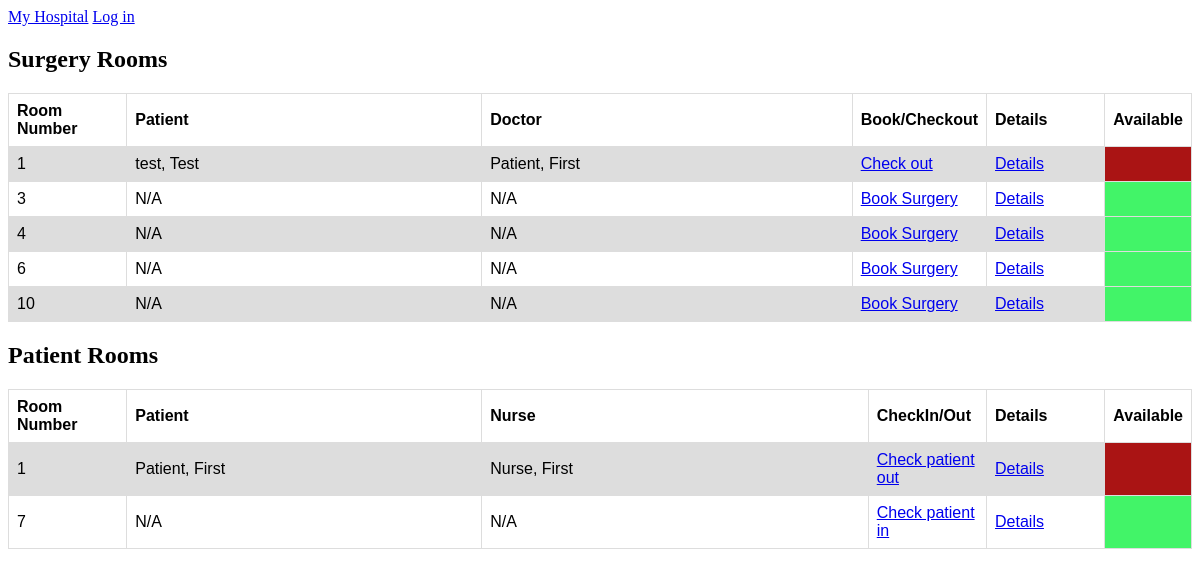
/rooms/, run on the app's committed database.
### hospital/models.py (models this page shows)
class Room(models.Model):
    room_number = models.BigIntegerField(unique=True)
    is_occupied = models.BooleanField(default='0')
    class Meta:
        abstract = True

class SurgeryRoom(Room):
    equipment = models.ManyToManyField(Equipment, blank=True, null=True)
    surgery = models.ForeignKey(Surgery, on_delete=models.CASCADE, related_name='surgery', null=True)

class PatientRoom(Room):
    price = models.DecimalField(default=0.0, decimal_places=2, max_digits=100)
    patient = models.ForeignKey(Patient, on_delete=models.CASCADE, related_name='patient', null=True)
    nurse = models.ForeignKey(Nurses, on_delete=models.CASCADE, related_name='nurse', null=True)

### Surgery_Details/models.py (models this page shows)
class Surgery(models.Model):
    surgery_description = models.TextField()
    start_time = models.DateTimeField(blank=True, null=True)
    duration = models.PositiveIntegerField()
    surgery_price = models.FloatField()
    doctor_incharge = models.ForeignKey(Doctors, null=True, related_name = 'surgery', on_delete=models.CASCADE)
    nurse_incharge = models.ForeignKey(Nurses, null=True, related_name = 'surgery', on_delete=models.CASCADE)
    patient = models.ForeignKey(Patient, null=True, related_name = 'surgery', on_delete=models.CASCADE)

### Person/models.py (models this page shows, shortened)
class Employee(Persons):
    shift = models.CharField(max_length=200, default='', blank=True)
    jobDesc = models.CharField(max_length=200, default='', blank=True)
    salary = models.DecimalField(max_digits=7, decimal_places=0, default=Decimal('0.00'))
    class Meta:
        abstract=True

class Doctors(Employee):
    specialty = models.CharField(max_length=200, default='', blank=True)

class Persons(models.Model):
    firstName = models.CharField(max_length=200)
    lastName = models.CharField(max_length=200)
    address = models.CharField(max_length=200)
    phoneNumber = models.CharField(max_length=200)
    social = models.CharField(max_length=200)
    class Meta:
        abstract = True

class Patient(Persons):
    symptoms = models.CharField(max_length=200, default='', blank=True)
    allergies = models.CharField(max_length=200, default='', blank=True)
    currentMeds = models.CharField(max_length=200, default='', blank=True)
    docName = models.ForeignKey(Doctors, on_delete=models.CASCADE, default='1')

class Nurses(Employee):
    specialty = models.CharField(max_length=200, default='', blank=True)

### hospital/views.py (the view)
# urls.py: url(r'^rooms/$', views.rooms_list, name='rooms'),
def rooms_list(request):
    hospital = get_object_or_404(Hospital, id=1)
    patient_rooms = hospital.patient_rooms.all()
    surgery_rooms = hospital.surgery_rooms.all()
    return render(request, 'hospital/list_all_rooms.html',
                  {'surgery_rooms': surgery_rooms, 'patient_rooms': patient_rooms})

### hospital/templates/hospital/list_all_rooms.html
{% extends "hospital/base.html" %}
{% block header %}
    <a href="/" class="logo">My Hospital</a>
    {% if user.is_authenticated %}
        <p>Hello, {{user.username}}</p>
        <a href="{% url 'accounts:logout' %}">Log out</a>
    {% else %}
        <a href="{% url 'accounts:login' %}">Log in</a>
    {% endif %}
{% endblock %}
{% block content %}
    <h2 class="title_rooms">Surgery Rooms</h2>
        <table>
            <tr>
                <th class="room_number_table_header">Room Number</th>
                <th class="patient_name_table_header">Patient</th>
                <th>Doctor</th>
                <th class="check_inout_table_header">Book/Checkout</th>
                <th class="room_details_table_header">Details</th>
                <th>Available</th>
            </tr>
        {% for sr in surgery_rooms %}
            <tr class="table_surgery_room">
                <td>{{sr.room_number}}</td>
                {% if not sr.is_occupied %}
                    <td>N/A</td>
                    <td>N/A</td>
                    <td><a href="{% url 'hospital:book_surgery' sr.id %}">Book Surgery</a></td>
                    <td><a href="{% url 'hospital:rooms_surgery_details' sr.id %}">Details</a></td>
                    <td class="table_row_available"></td>
                {% else %}
                    <td>{{sr.surgery.doctor_incharge.lastName}}, {{sr.surgery.doctor_incharge.firstName}}</td>
                    <td>{{sr.surgery.patient.lastName}}, {{sr.surgery.patient.firstName}}</td>
                    <td><a href="{% url 'hospital:check_out_surgery' sr.id %}">Check out</a></td>
                    <td><a href="{% url 'hospital:rooms_surgery_details' sr.id %}">Details</a></td>
                    <td class="table_row_not_available"></td>
                {% endif %}
            </tr>
        {% endfor %}
        </table>
    <h2 class="title_rooms">Patient Rooms</h2>
        <table>
            <tr>
                <th class="room_number_table_header">Room Number</th>
                <th class="patient_name_table_header">Patient</th>
                <th>Nurse</th>
                <th class="check_inout_table_header">CheckIn/Out</th>
                <th class="room_details_table_header">Details</th>
                <th>Available</th>
            </tr>
        {% for room in patient_rooms %}
            <tr class="table_surgery_room">
                <td>{{room.room_number}}</td>
                {% if not room.is_occupied %}
                    <td>N/A</td>
                    <td>N/A</td>
                    <td><a href="{% url 'hospital:patient_check_in' room.id %}">Check patient in</a></td>
                    <td><a href="{% url 'hospital:rooms_patient_details' room.id %}">Details</a></td>
                    <td class="table_row_available"></td>
                {% else %}
                    <td>{{room.patient.lastName}}, {{room.patient.firstName}}</td>
                    <td>{{room.nurse.lastName}}, {{room.nurse.firstName}}</td>
                    <td><a href="{% url 'hospital:patient_check_out' room.id %}">Check patient out</a></td>
                    <td><a href="{% url 'hospital:rooms_patient_details' room.id %}">Details</a></td>
                    <td class="table_row_not_available"></td>
                {% endif %}
            </tr>
        {% endfor %}
        </table>
{% endblock %}

### hospital/static/css/hospital.css (style rules this page uses)
table { font-family: arial, sans-serif; border-collapse: collapse; width: 100%; }
td, th { border: 1px solid #dddddd; text-align: left; padding: 8px; }
tr:nth-child(even) { background-color: #dddddd; }
.room_number_table_header, .check_inout_table_header, .room_details_table_header, .surgery_details_status_header { width: 10%; }
.table_row_not_available, .table_row_available, .padding { width: 5%; }
.table_row_available { background-color: #42f468; }
.table_row_not_available { background-color: #aa1414; }
.patient_name_table_header { width: 30%; }

### data on the page
SurgeryRoom: room_number "1", surgery.doctor_incharge.lastName "test", surgery.doctor_incharge.firstName "Test", surgery.patient.lastName "Patient", surgery.patient.firstName "First"
SurgeryRoom: room_number "3", is_occupied "N/A"
SurgeryRoom: room_number "4", is_occupied "N/A"
SurgeryRoom: room_number "6", is_occupied "N/A"
SurgeryRoom: room_number "10", is_occupied "N/A"
PatientRoom: room_number "1", patient.lastName "Patient", patient.firstName "First", nurse.lastName "Nurse", nurse.firstName "First"
PatientRoom: room_number "7", is_occupied "N/A"
